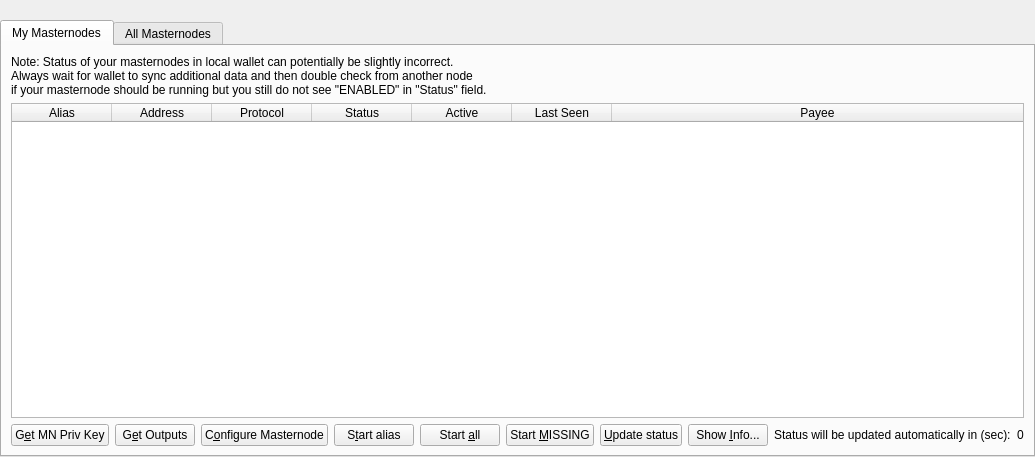
<?xml version="1.0" encoding="UTF-8"?>
<ui version="4.0">
 <class>MasternodeList</class>
 <widget class="QWidget" name="MasternodeList">
  <property name="geometry">
   <rect>
    <x>0</x>
    <y>0</y>
    <width>762</width>
    <height>457</height>
   </rect>
  </property>
  <property name="windowTitle">
   <string>Form</string>
  </property>
  <layout class="QVBoxLayout" name="topLayout">
   <property name="leftMargin">
    <number>0</number>
   </property>
   <property name="topMargin">
    <number>0</number>
   </property>
   <property name="rightMargin">
    <number>0</number>
   </property>
   <property name="bottomMargin">
    <number>0</number>
   </property>
   <item>
    <layout class="QVBoxLayout" name="verticalLayout">
     <property name="bottomMargin">
      <number>0</number>
     </property>
     <item>
      <spacer name="horizontalSpacer0">
       <property name="orientation">
        <enum>Qt::Horizontal</enum>
       </property>
       <property name="sizeHint" stdset="0">
        <size>
         <width>40</width>
         <height>20</height>
        </size>
       </property>
      </spacer>
     </item>
     <item>
      <widget class="QTabWidget" name="tabWidget">
       <property name="currentIndex">
        <number>0</number>
       </property>
       <widget class="QWidget" name="tabMyMasternodes">
        <attribute name="title">
         <string>My Masternodes</string>
        </attribute>
        <layout class="QGridLayout" name="gridLayout_2">
         <item row="0" column="0">
          <layout class="QVBoxLayout" name="verticalLayout_2">
           <property name="bottomMargin">
            <number>0</number>
           </property>
           <item>
            <layout class="QHBoxLayout" name="horizontalLayout_note">
             <property name="bottomMargin">
              <number>0</number>
             </property>
             <item>
              <widget class="QLabel" name="updateNote">
               <property name="text">
                <string>Note: Status of your masternodes in local wallet can potentially be slightly incorrect.&lt;br /&gt;Always wait for wallet to sync additional data and then double check from another node&lt;br /&gt;if your masternode should be running but you still do not see &quot;ENABLED&quot; in &quot;Status&quot; field.</string>
               </property>
              </widget>
             </item>
            </layout>
           </item>
           <item>
            <widget class="QTableWidget" name="tableWidgetMyMasternodes">
             <property name="minimumSize">
              <size>
               <width>695</width>
               <height>0</height>
              </size>
             </property>
             <property name="editTriggers">
              <set>QAbstractItemView::NoEditTriggers</set>
             </property>
             <property name="alternatingRowColors">
              <bool>true</bool>
             </property>
             <property name="selectionMode">
              <enum>QAbstractItemView::SingleSelection</enum>
             </property>
             <property name="selectionBehavior">
              <enum>QAbstractItemView::SelectRows</enum>
             </property>
             <property name="sortingEnabled">
              <bool>true</bool>
             </property>
             <attribute name="horizontalHeaderStretchLastSection">
              <bool>true</bool>
             </attribute>
             <column>
              <property name="text">
               <string>Alias</string>
              </property>
             </column>
             <column>
              <property name="text">
               <string>Address</string>
              </property>
             </column>
             <column>
              <property name="text">
               <string>Protocol</string>
              </property>
             </column>
             <column>
              <property name="text">
               <string>Status</string>
              </property>
             </column>
             <column>
              <property name="text">
               <string>Active</string>
              </property>
             </column>
             <column>
              <property name="text">
               <string>Last Seen</string>
              </property>
             </column>
             <column>
              <property name="text">
               <string>Payee</string>
              </property>
             </column>
            </widget>
           </item>
           <item>
            <layout class="QHBoxLayout" name="horizontalLayout_5">
             <property name="bottomMargin">
              <number>0</number>
             </property>
              <item>
               <widget class="QPushButton" name="getMNPrivKeyButton">
                <property name="text">
                 <string>G&amp;et MN Priv Key</string>
                </property>
               </widget>
              </item>
              <item>
               <widget class="QPushButton" name="getOutputsButton">
                <property name="text">
                 <string>G&amp;et Outputs</string>
                </property>
               </widget>
              </item>
              <item>
             <widget class="QPushButton" name="configureMasternodeButton">
               <property name="text">
                <string>C&amp;onfigure Masternode</string>
               </property>
             </widget>
             </item>
             <item>
              <widget class="QPushButton" name="startButton">
               <property name="text">
                <string>S&amp;tart alias</string>
               </property>
              </widget>
             </item>
             <item>
              <widget class="QPushButton" name="startAllButton">
               <property name="text">
                <string>Start &amp;all</string>
               </property>
              </widget>
             </item>
             <item>
              <widget class="QPushButton" name="startMissingButton">
               <property name="text">
                <string>Start &amp;MISSING</string>
               </property>
              </widget>
             </item>
             <item>
              <widget class="QPushButton" name="UpdateButton">
               <property name="text">
                <string>&amp;Update status</string>
               </property>
              </widget>
             </item>
             <item>
              <widget class="QPushButton" name="QRButton">
               <property name="toolTip">
                <string>Show additional Masternode information</string>
               </property>
               <property name="text">
                <string>Show &amp;Info...</string>
               </property>
              </widget>
             </item>
             <item>
              <widget class="QLabel" name="autoupdate_label">
               <property name="text">
                <string>Status will be updated automatically in (sec):</string>
               </property>
              </widget>
             </item>
             <item>
              <widget class="QLabel" name="secondsLabel">
               <property name="text">
                <string>0</string>
               </property>
              </widget>
             </item>
             <item>
              <spacer name="horizontalSpacer_5">
               <property name="orientation">
                <enum>Qt::Horizontal</enum>
               </property>
               <property name="sizeHint" stdset="0">
                <size>
                 <width>40</width>
                 <height>20</height>
                </size>
               </property>
              </spacer>
             </item>
            </layout>
           </item>
          </layout>
         </item>
        </layout>
       </widget>
       <widget class="QWidget" name="tabAllMasternodes">
        <attribute name="title">
         <string>All Masternodes</string>
        </attribute>
        <layout class="QGridLayout" name="gridLayout">
         <item row="1" column="0">
          <widget class="QTableWidget" name="tableWidgetMasternodes">
           <property name="editTriggers">
            <set>QAbstractItemView::NoEditTriggers</set>
           </property>
           <property name="alternatingRowColors">
            <bool>true</bool>
           </property>
           <property name="selectionBehavior">
            <enum>QAbstractItemView::SelectRows</enum>
           </property>
           <property name="selectionMode">
            <enum>QAbstractItemView::NoSelection</enum>
           </property>
           <property name="sortingEnabled">
            <bool>true</bool>
           </property>
           <attribute name="horizontalHeaderStretchLastSection">
            <bool>true</bool>
           </attribute>
           <column>
            <property name="text">
             <string>Address</string>
            </property>
           </column>
           <column>
            <property name="text">
             <string>Protocol</string>
            </property>
           </column>
           <column>
            <property name="text">
             <string>Status</string>
            </property>
           </column>
           <column>
            <property name="text">
             <string>Active</string>
            </property>
           </column>
           <column>
            <property name="text">
             <string>Last Seen</string>
            </property>
           </column>
           <column>
            <property name="text">
             <string>Payee</string>
            </property>
           </column>
          </widget>
         </item>
         <item row="0" column="0">
          <layout class="QHBoxLayout" name="horizontalLayout_3">
           <property name="bottomMargin">
            <number>0</number>
           </property>
           <item>
            <widget class="QLabel" name="label_filter">
             <property name="text">
              <string>Filter List:</string>
             </property>
            </widget>
           </item>
           <item>
            <widget class="QLineEdit" name="filterLineEdit">
             <property name="toolTip">
              <string>Filter masternode list</string>
             </property>
            </widget>
           </item>
           <item>
            <spacer name="horizontalSpacer_3">
             <property name="orientation">
              <enum>Qt::Horizontal</enum>
             </property>
             <property name="sizeHint" stdset="0">
              <size>
               <width>10</width>
               <height>20</height>
              </size>
             </property>
            </spacer>
           </item>
           <item>
            <widget class="QLabel" name="label_count">
             <property name="text">
              <string>Node Count:</string>
             </property>
            </widget>
           </item>
           <item>
            <widget class="QLabel" name="countLabel">
             <property name="text">
              <string>0</string>
             </property>
            </widget>
           </item>
          </layout>
         </item>
        </layout>
       </widget>
      </widget>
     </item>
    </layout>
   </item>
  </layout>
 </widget>
 <resources/>
 <connections/>
</ui>
